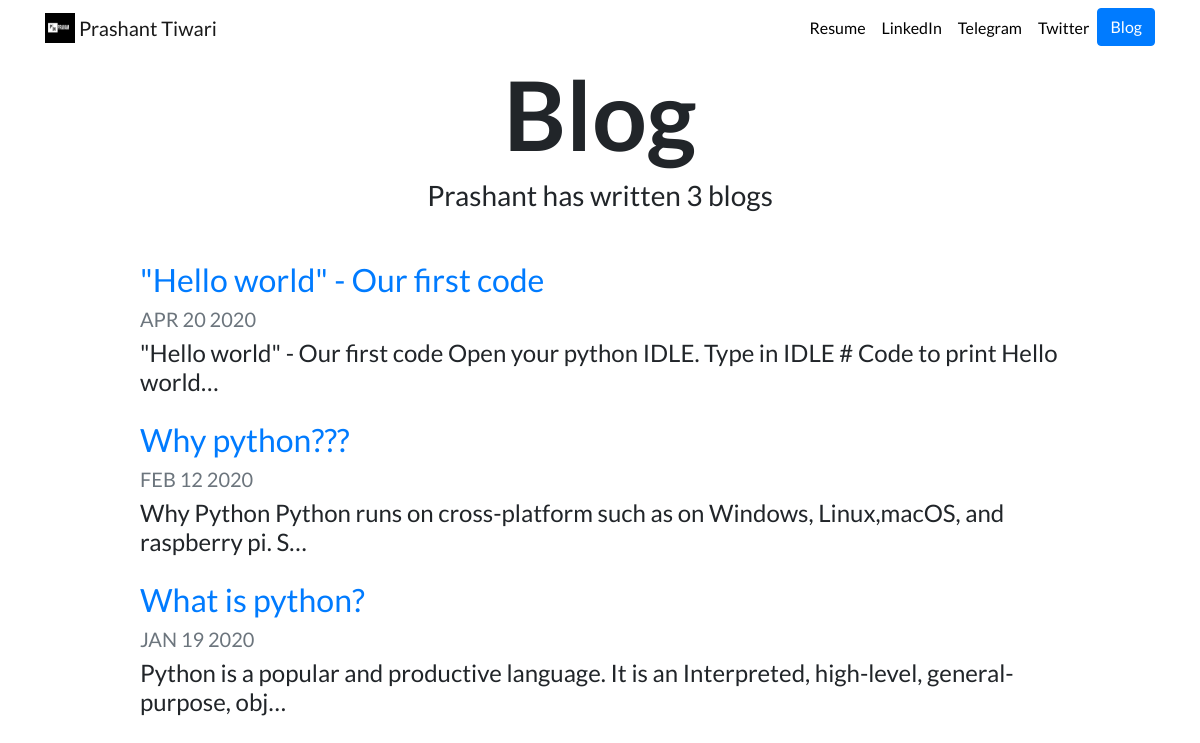
/blog/, run on an earlier commit of the app's database.
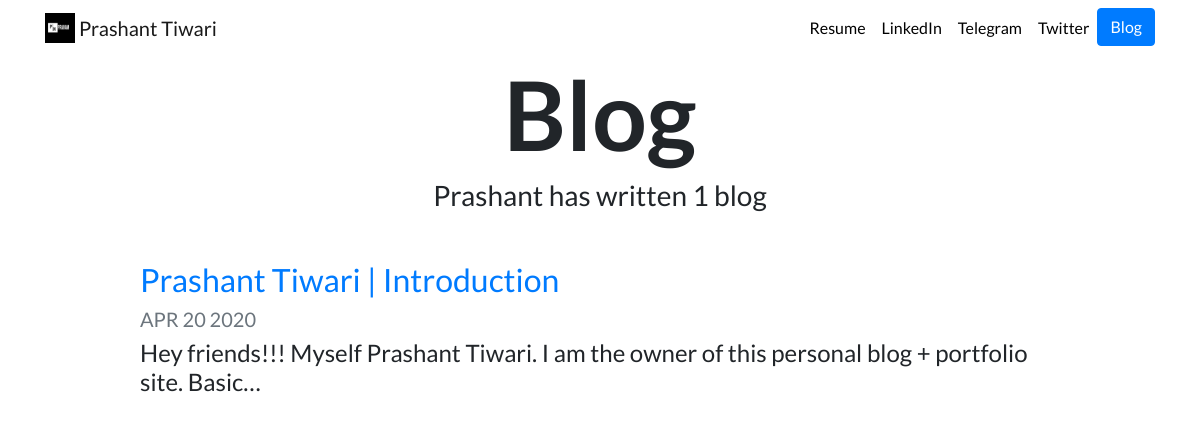
And on a later commit of the database.
### blog/models.py (models this page shows, shortened)
class Blog(models.Model):
    title = models.CharField(max_length=100)
    description=models.TextField()
    date=models.DateField()

### blog/views.py (the view)
# urls.py: path('',views.all_blogs, name='all_blogs'),
def all_blogs(request):
    blogs = Blog.objects.order_by('-date')
    return render(request,'all_blogs.html',{'blogs':blogs})

### templates/all_blogs.html
{% extends "base.html" %}
{% load static %}
{% block content %}
<h1 id="blogtitle" class="font-weight-bold text-center">Blog</h1>
<h3 class="text-center mb-5">Prashant has written {{ blogs.count }} blog{{ blogs.count|pluralize }}</h3>
{% for blog in blogs %}
<div class="row justify-content-center my-3">
    <div class="col-md-10">
        <a href="{% url 'blog:detail' blog.id %}">
            <h2>{{ blog.title }}</h2>
        </a>
        <h5 class="text-muted">{{ blog.date|date:'M d Y'|upper }}</h5>
        <h4>{{ blog.description|striptags|truncatechars:100 }}</h4>
    </div>
</div>
{% endfor %}
{% endblock %}

### templates/base.html (shortened to what this page needs)
{% load static %}
<!doctype html>
<html lang="en">
<head>
    <link rel="stylesheet" href="https://stackpath.bootstrapcdn.com/bootstrap/4.4.1/css/bootstrap.min.css"
>
    <link rel="stylesheet" href="{% static "portfolio/custom.css" %}">
</head>
<body>
    <nav id="topNav" class="navbar navbar-expand-md navbar-light">
        <div class="container">
            <a class="navbar-brand" href="{% url 'home' %}">
                <img src="{% static "portfolio/Logo.png" %}" width="30" height="30" class="d-inline-block align-top"
                    alt="Nick's Logo">
                <span>Prashant Tiwari</span>
            </a>
            <div class="collapse navbar-collapse text-center" id="navbarNav">
                <ul class="navbar-nav ml-auto">
                    <li class="nav-item">
                        <a class="nav-link" href="{% static "portfolio/pt.pdf" %}">Resume</a>
                    </li>
                    <li class="nav-item">
                        <a class="nav-link" href="https://www.linkedin.com/in/prshnt-tiwari/" target="_blank">LinkedIn</a>
                    </li>
                     <li class="nav-item">
                        <a class="nav-link" href="https://t.me/joinchat/AAAAAEvOxZuQk88Xx2H61Q" target="_blank">Telegram</a>
                    </li>
                    <li class="nav-item">
                        <a class="nav-link" href="https://twitter.com/prshnt_tiwari" target="_blank">Twitter</a>
                    </li>
                    <li>
                        <a role="button" href="{% url 'blog:all_blogs' %}" class="btn btn-primary">Blog</a>
                    </li>
                </ul>
            </div>
        </div>
    </nav>
    <div class="container">
        {% block content %}{% endblock %}
    </div>
</body>
</html>

### static/portfolio/custom.css (style rules this page uses)
.navbar-nav .nav-link { color: rgba(0,0,0,1) !important; }
body { font-family: 'Lato', sans-serif; }
#blogtitle { font-size: 6rem; }

What changed in the data, as far as the page shows it:
removed Blog: title "\"Hello world\" - Our first code", date "APR 20 2020", description "\"Hello world\" - Our first code Open your python IDLE. Type in IDLE # Code to print Hello world…"
removed Blog: title "Why python???", date "FEB 12 2020", description "Why Python Python runs on cross-platform such as on Windows, Linux,macOS, and raspberry pi. S…"
removed Blog: title "What is python?", date "JAN 19 2020", description "Python is a popular and productive language. It is an Interpreted, high-level, general-purpose, obj…"
added Blog: title "Prashant Tiwari | Introduction", date "APR 20 2020", description "Hey friends!!! Myself Prashant Tiwari. I am the owner of this personal blog + portfolio site. Basic…"
Also different on the page:
{{ blogs.count }}: "3" → "1"
